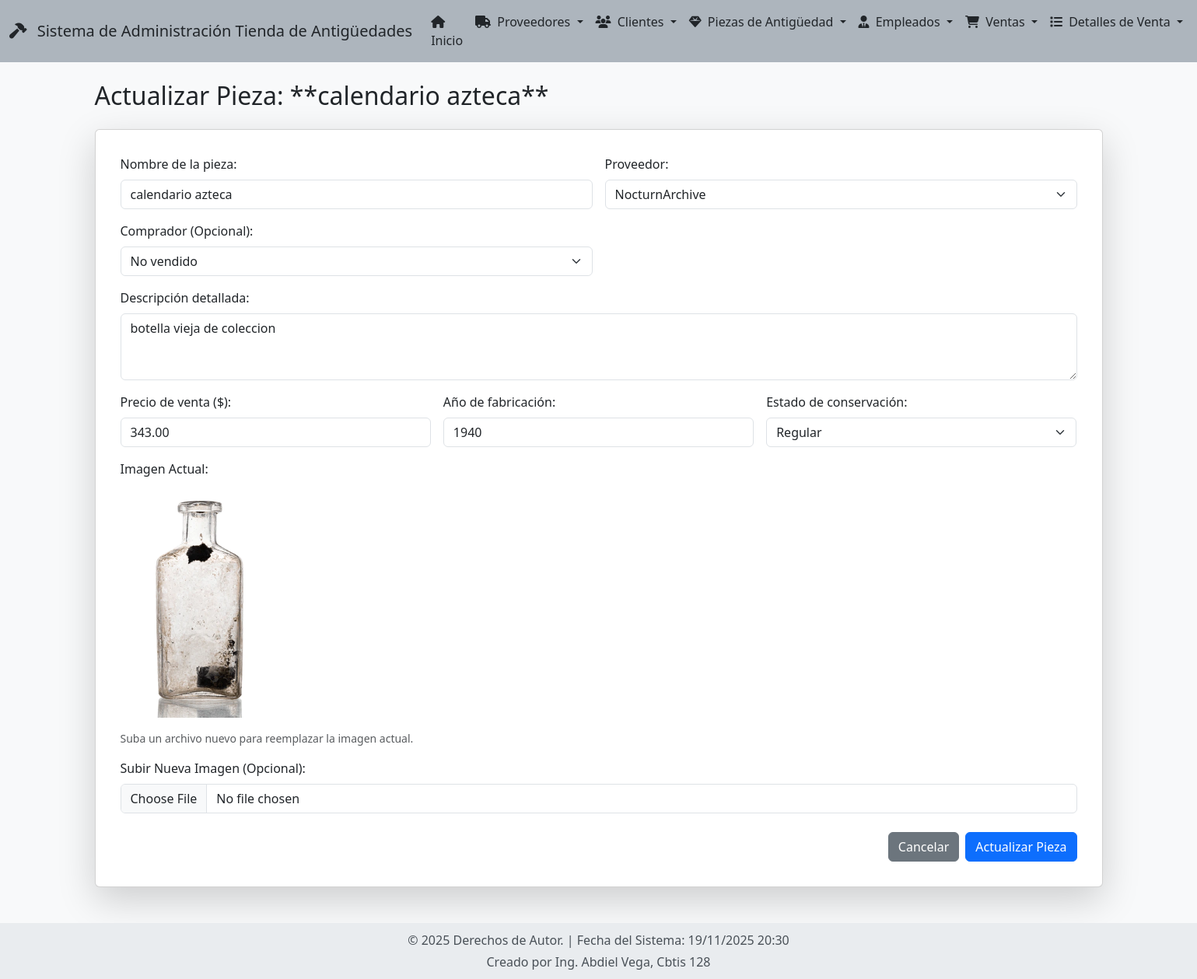
The page /piezas/actualizar/1/ on the database its author committed.
### app_Antiguedades/models.py (models this page shows, shortened)
class PiezaAntiguedad(models.Model):
    ESTADOS_CONSERVACION = [
        ('E', 'Excelente'),
        ('B', 'Buena'),
        ('R', 'Regular'),
        ('M', 'Mala'),
    ]
    nombre = models.CharField(max_length=200, verbose_name="Nombre de la pieza")
    descripcion = models.TextField(verbose_name="Descripción detallada")
    precio = models.DecimalField(max_digits=12, decimal_places=2, verbose_name="Precio de venta")
    año_fabricacion = models.IntegerField(
        validators=[MinValueValidator(1000), MaxValueValidator(1950)],
        verbose_name="Año de fabricación"
    )
    estado_conservacion = models.CharField(
        max_length=1,
        choices=ESTADOS_CONSERVACION,
        verbose_name="Estado de conservación"
    )
    fecha_ingreso = models.DateField(auto_now_add=True, verbose_name="Fecha de ingreso")
    imagen = models.ImageField(
        upload_to='piezas/',
        verbose_name="Imagen de la Pieza",
        blank=True,
        null=True
    )
    proveedor = models.ForeignKey(
        Proveedor,
        on_delete=models.PROTECT,
        related_name='piezas_proveidas',
        verbose_name="Proveedor"
    )
    comprador = models.ForeignKey(
        Cliente,
        on_delete=models.SET_NULL,
        null=True,
        blank=True,
        related_name='piezas_compradas',
        verbose_name="Comprador"
    )
    fecha_venta = models.DateTimeField(null=True, blank=True, verbose_name="Fecha de venta")
    precio_venta = models.DecimalField(max_digits=12, decimal_places=2, null=True, blank=True, verbose_name="Precio de venta")
    class Meta:
        verbose_name = "Pieza de antigüedad"
        verbose_name_plural = "Piezas de antigüedad"
        ordering = ['-fecha_ingreso']

class Proveedor(models.Model):
    nombre_empresa = models.CharField(max_length=200, verbose_name="Nombre de la empresa")
    contacto = models.CharField(max_length=100, verbose_name="Persona de contacto")
    email = models.EmailField(unique=True, verbose_name="Correo electrónico")
    telefono = models.CharField(max_length=15, verbose_name="Teléfono", blank=True, null=True)
    direccion = models.TextField(verbose_name="Dirección")
    especialidad = models.CharField(max_length=100, verbose_name="Especialidad")
    años_experiencia = models.IntegerField(
        validators=[MinValueValidator(1)],
        verbose_name="Años de experiencia"
    )
    class Meta:
        verbose_name = "Proveedor"
        verbose_name_plural = "Proveedores"
        ordering = ['nombre_empresa']

### app_Antiguedades/views.py (the view)
# urls.py: path('piezas/actualizar/<int:pk>/', views.actualizar_pieza, name='actualizar_pieza'),
def actualizar_pieza(request, pk):
    pieza = get_object_or_404(PiezaAntiguedad, pk=pk)
    proveedores = Proveedor.objects.all()
    clientes = Cliente.objects.all()
    return render(request, 'pieza/actualizar_pieza.html', {'pieza': pieza, 'proveedores': proveedores, 'clientes': clientes})

### app_Antiguedades/templates/pieza/actualizar_pieza.html (shortened to what this page needs)
{% extends "base.html" %}
{% block content %}
<h2 class="mb-4">Actualizar Pieza: **{{ pieza.nombre }}**</h2>
<div class="card shadow-lg p-3 mb-5 bg-body rounded">
    <div class="card-body">
        <form method="post" action="{% url 'realizar_actualizacion_pieza' pieza.id %}" enctype="multipart/form-data">
            <div class="row g-3">
                <div class="col-md-6">
                    <label for="id_nombre" class="form-label">Nombre de la pieza:</label>
                    <input type="text" class="form-control" id="id_nombre" name="nombre" value="{{ pieza.nombre }}" required>
                </div>
                <div class="col-md-6">
                    <label for="id_proveedor" class="form-label">Proveedor:</label>
                    <select class="form-select" id="id_proveedor" name="proveedor" required>
                        {% for proveedor in proveedores %}
                            <option value="{{ proveedor.id }}" {% if pieza.proveedor.id == proveedor.id %}selected{% endif %}>
                                {{ proveedor.nombre_empresa }}
                            </option>
                        {% endfor %}
                    </select>
                </div>
                <div class="col-md-6">
                    <label for="id_comprador" class="form-label">Comprador (Opcional):</label>
                    <select class="form-select" id="id_comprador" name="comprador">
                        <option value="" {% if not pieza.comprador %}selected{% endif %}>No vendido</option>
                    </select>
                </div>
                <div class="col-12">
                    <label for="id_descripcion" class="form-label">Descripción detallada:</label>
                    <textarea class="form-control" id="id_descripcion" name="descripcion" rows="3" required>{{ pieza.descripcion }}</textarea>
                </div>
                <div class="col-md-4">
                    <label for="id_precio" class="form-label">Precio de venta ($):</label>
                    <input type="number" step="0.01" class="form-control" id="id_precio" name="precio" value="{{ pieza.precio }}" required>
                </div>
                <div class="col-md-4">
                    <label for="id_año_fabricacion" class="form-label">Año de fabricación:</label>
                    <input type="number" class="form-control" id="id_año_fabricacion" name="año_fabricacion" min="1000" max="1950" value="{{ pieza.año_fabricacion }}" required>
                </div>
                <div class="col-md-4">
                    <label for="id_estado_conservacion" class="form-label">Estado de conservación:</label>
                    <select class="form-select" id="id_estado_conservacion" name="estado_conservacion" required>
                        {% for choice_value, choice_name in pieza.ESTADOS_CONSERVACION %}
                            <option value="{{ choice_value }}" {% if pieza.estado_conservacion == choice_value %}selected{% endif %}>
                                {{ choice_name }}
                            </option>
                        {% endfor %}
                    </select>
                </div>
                <div class="col-12">
                    <label class="form-label">Imagen Actual:</label>
                    {% if pieza.imagen %}
                        <p><img src="{{ pieza.imagen.url }}" alt="{{ pieza.nombre }}" style="max-width: 200px; height: auto; border-radius: 5px;"></p>
                        <p class="text-muted small">Suba un archivo nuevo para reemplazar la imagen actual.</p>
                    {% else %}
                        <p class="text-muted">No hay imagen cargada.</p>
                    {% endif %}
                    <label for="id_imagen" class="form-label">Subir Nueva Imagen (Opcional):</label>
                    <input type="file" class="form-control" id="id_imagen" name="imagen" accept="image/*">
                </div>
            </div>
            <div class="d-flex justify-content-end mt-4">
                <a href="{% url 'ver_piezas' %}" class="btn btn-secondary me-2">Cancelar</a>
                <button type="submit" class="btn btn-primary">Actualizar Pieza</button>
            </div>
        </form>
    </div>
</div>
{% endblock %}

### app_Antiguedades/templates/base.html (style rules this page uses)
body { background-color: #f8f9fa; min-height: 100vh; display: flex; flex-direction: column; }

### rows shown on the page
PiezaAntiguedad: nombre "calendario azteca", proveedor "NocturnArchive", comprador "No vendido", descripcion "botella vieja de coleccion", precio "343.00", año_fabricacion "1940", estado_conservacion "Regular", imagen (picture)
